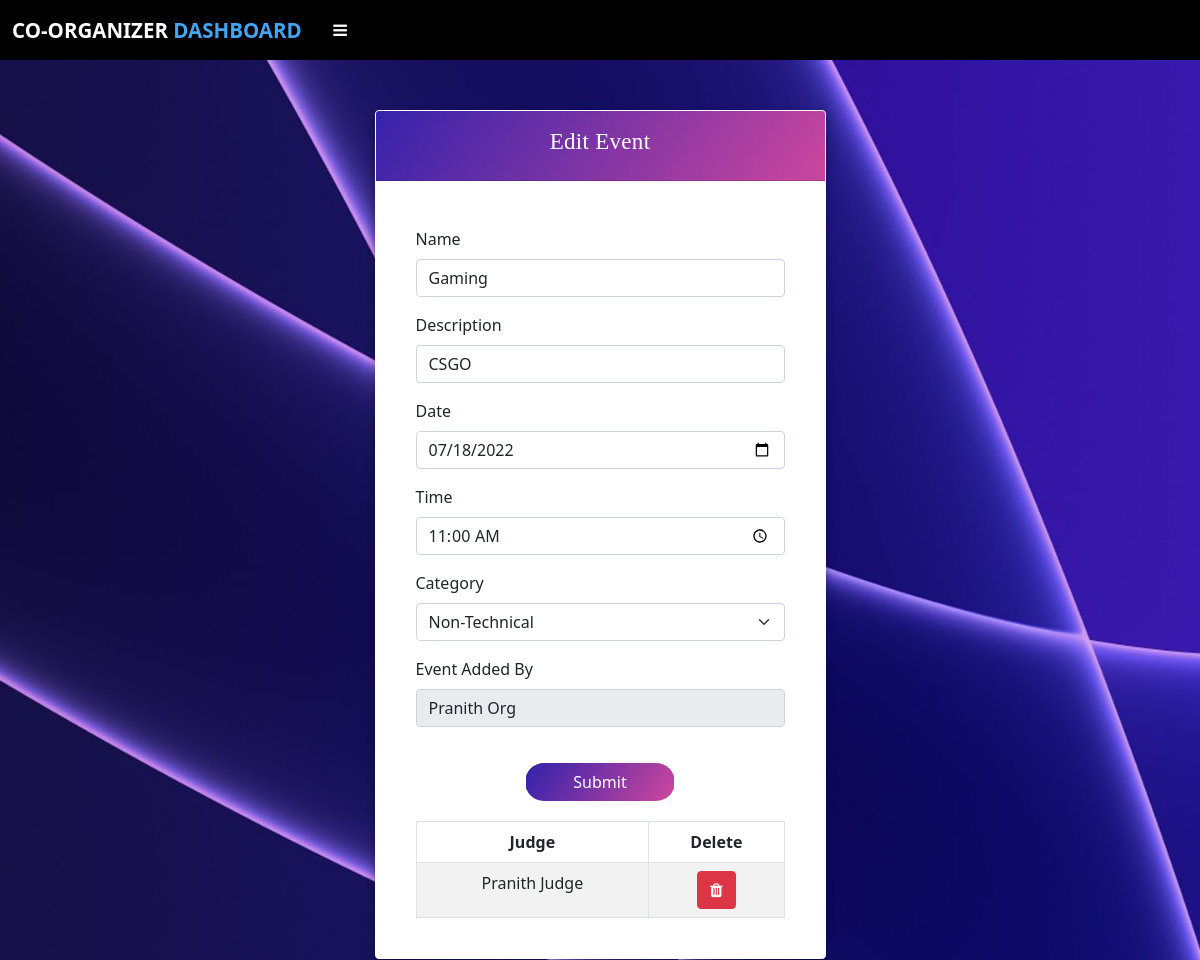
Screenshot of /coOrganizer_event_update/1 (signed in) with the database file from the repository.
### app.py (models this page shows, shortened)
class Event(db.Model):
    id = db.Column(db.Integer,primary_key=True)
    name = db.Column(db.String(50),nullable=False)
    description = db.Column(db.String(255),nullable=False)
    date = db.Column(db.String(50), nullable=False)
    time = db.Column(db.String(50), nullable=False)
    category = db.Column(db.String(50),nullable=False)
    coorg_mail = db.Column(db.String(80),db.ForeignKey('coorganizer.email'))
    org_id = db.Column(db.Integer,db.ForeignKey('organizer.id'))
    participant_id=db.relationship('Participant',cascade="all,delete",backref='participants')
    judge_event_id=db.relationship('Judge',cascade="all,delete",backref='ownersj')
    part_event_id=db.relationship('Plist',cascade="all,delete",backref='ownersjp')

class Organizer(db.Model):
    id = db.Column(db.Integer,primary_key=True)
    name = db.Column(db.String(50),nullable=False)
    email = db.Column(db.String(100),nullable=False,unique=True)
    phone = db.Column(db.String(11), nullable=False, unique=True)
    password = db.Column(db.String(255),nullable=False)
    organization = db.Column(db.String(255),nullable=False)
    event_org_id=db.relationship('Event',cascade="all,delete",backref='owner')
    alert_org_id=db.relationship('Alert',cascade="all,delete",backref='owner')

class Judge(db.Model):
    id = db.Column(db.Integer,primary_key=True)
    name = db.Column(db.String(50),nullable=False)
    phone = db.Column(db.String(11), nullable=False, unique=True)
    email = db.Column(db.String(50),nullable=False)
    password = db.Column(db.String(255),nullable=False)
    event_id = db.Column(db.Integer,db.ForeignKey('event.id'))
    coorg_mail = db.Column(db.String(80),db.ForeignKey('coorganizer.email'))

### app.py (the view)
@app.route("/coOrganizer_event_update/<int:id>",methods=['GET','POST'])
def coOrganizer_event_update(id):
    if 'coorganizer' in session:
        event = Event.query.filter_by(id=id).first()
        judge = Judge.query.filter_by(event_id=id).all()
        org_id = event.org_id
        organizer = Organizer.query.filter_by(id=org_id).first()
        return render_template('coOrganizer_event_update.html',data=event,judge=judge,organizer=organizer)
    else:
        flash("Session Expired","error")
        return redirect(url_for('coOrganizer_log'))

### templates/coOrganizer_event_update.html (shortened to what this page needs)
{% extends "coOrganizer_layout.html" %}
{% block head %} {{ super() }}
{% endblock %}
{% block content %}
<div
  style="
    background: url('../static/background.avif') no-repeat;
    background-size: cover;
    background-position: center;
    height: 900px;
  "
>
  <div class="container">
    <div class="row justify-content-center">
      <div class="col-sm-5">
        <div class="card">
          <div class="card-header">
            <p style="margin-top: 6px">Edit Event</p>
          </div>
          <div class="card-body">
            <div class="container mb-2">
              <div class="row justify-content-center">
                <form
                  action="/coOrganizer_update_event/{{data.id}}"
                  method="POST"
                >
                  <div class="mb-3" style="margin-top: 30px">
                    <label class="form-label">Name</label>
                    <input
                      type="text"
                      class="form-control"
                      name="name"
                      value="{{data.name}}"
                      required
                    />
                  </div>
                  <div class="mb-3">
                    <label class="form-label">Description</label>
                    <input
                      name="description"
                      type="text"
                      value="{{data.description}}"
                      class="form-control"
                      required
                    />
                  </div>
                  <div class="mb-3">
                    <label class="form-label">Date</label>
                    <input
                      type="date"
                      class="form-control"
                      value="{{data.date}}"
                      name="date"
                      required
                    />
                  </div>
                  <div class="mb-3">
                    <label class="form-label">Time</label>
                    <input
                      type="time"
                      value="{{data.time}}"
                      class="form-control"
                      name="time"
                      required
                    />
                  </div>
                  <div class="mb-3">
                    <label class="form-label">Category</label>
                    <select class="form-select" name="category" required>
                      <option value="{{data.category}}" selected>
                        {{data.category}}
                      </option>
                    </select>
                  </div>
                  <div class="mb-3" style="margin-top: 10px">
                    <label class="form-label">Event Added By</label>
                    <input
                      name="organizer"
                      type="text"
                      value="{{organizer.name}}"
                      class="form-control"
                      readonly
                    />
                  </div>
                  <div class="row justify-content-center">
                    <button type="submit" id="button1" class="btn btn-primarys">
                      Submit
                    </button>
                  </div>
                </form>
                {%if not judge%}
                <p
                  style="
                    color: red;
                    text-align: center;
                    text-transform: uppercase;
                    font-weight: bold;
                  "
                >
                  Judges yet to be added
                </p>
                {%else%}
                <div class="table-responsive" style="text-align: center">
                  <table class="table table-striped table-bordered">
                    <thead class="thead-dark">
                      <tr>
                        <th scope="col">Judge</th>
                        <th scope="col">Delete</th>
                      </tr>
                    </thead>
                    <tbody>
                      {% for i in judge %}
                      <tr>
                        <td>{{i.name}}</td>
                        <td>
                          <a onclick="deljudge('{{ i.id }}')"
                            ><button
                              class="btn btn-danger"
                              type="submit"
                              name="del"
                            >
                              <i class="fa fa-trash"></i></button
                          ></a>
                        </td>
                      </tr>
                      {% endfor %}
                    </tbody>
                  </table>
                </div>
                {%endif%} {% endblock %}

### templates/coOrganizer_event_update.html (style rules this page uses)
.card { margin-top: 50px; }
#button1 { margin-top: 20px; width: 150px; border-radius: 50px; background: url("../static/back1.jpg") no-repeat; background-position: center; background-size: cover; color: white; margin-bottom: 20px; }
.card-header { background: url("../static/back1.jpg") no-repeat; background-position: center; background-size: cover; height: 70px; font-family: Bahnschrift SemiBold; text-decoration: none; color: white; text-align: center; font-size: 28px; }

### templates/coOrganizer_layout.html (style rules this page uses)
body { font-family: "Roboto" sans-serif; background-color: #f2f3f4; }
* { margin: 0; padding: 0; text-decoration: none; list-style: none; }
.card-header { background-color: #1976d2; text-align: center; font-weight: 500; color: white; font-size: 23px; letter-spacing: 0.3px; font-family: Bahnschrift SemiBold; }
.card { border: solid 1px white; box-shadow: rgba(0, 0, 0, 0.35) 0px 5px 10px; }

### rows the page displays
Event: name "Gaming", description "CSGO", date "07/18/2022", time "11:00", category "Non-Technical"
Organizer: organizer "Pranith Org"
Judge: name "Pranith Judge"
